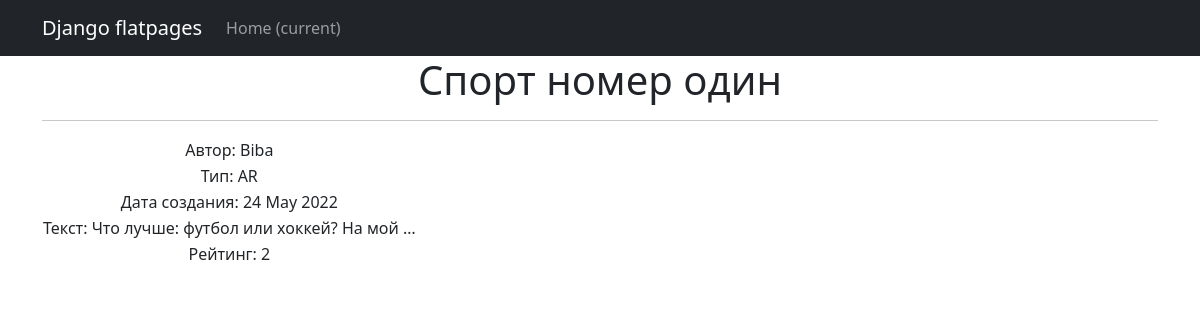
/posts/1, run on the app's committed database.
### news/models.py (models this page shows, shortened)
class Post(models.Model):
    author = models.ForeignKey(Author, on_delete=models.CASCADE)
    ARTICLE = 'AR'
    NEWS = 'NW'
    CATEGORY_CHOISES = (
        (NEWS, 'Новость'),
        (ARTICLE, 'Статья'),
    )
    article_or_news = models.CharField(max_length=2, choices=CATEGORY_CHOISES, default=ARTICLE)
    time_in = models.DateTimeField(auto_now_add=True)
    post_category = models.ManyToManyField(Category, through='PostCategory')
    title = models.CharField(max_length=64)
    text = models.TextField()
    rating = models.IntegerField(default=0)

class Author(models.Model):
    user = models.OneToOneField(User, on_delete=models.CASCADE)
    rating_user = models.IntegerField(default=0)

### news/views.py (the view)
# urls.py: path('<int:pk>', PostDetail.as_view(), name='post_detail'),
class PostDetail(DetailView):
    model = Post
    template_name = 'post.html'
    context_object_name = 'post'

### news/templatetags/custom_filters.py (called while the page is built)
@register.filter()
def censor(text):
   censored_words = ['редиска', 'плохиш']
   low = text.lower()
   for i in censored_words:
         if i.find(low):
            low = text.replace(i[1:], "*" * (len(i) - 1))
            text = low
   return f'{low}'

### templates/post.html (shortened to what this page needs)
{% extends 'flatpages/default.html' %}
{% load custom_filters %}
{% block content %}
    <h1>{{ post.title|censor }}</h1>
    <hr>
        <table>
            <tr>
                <td>Автор: {{ post.author.user.username }}</td>
            </tr>
            <tr>
                <td>Тип: {{ post.article_or_news }}</td>
            </tr>
            <tr>
                <td>Дата создания: {{ post.time_in|date:'d M Y' }}</td>
            </tr>
            <tr>
                <td>Текст: {{ post.text|truncatewords:7|censor }}</td>
            </tr>
            <tr>
                <td>Рейтинг: {{ post.rating }}</td></tr>
        </table>
{% endblock content %}

### data on the page
Post: title|censor "Спорт номер один", author.user.username "Biba", article_or_news "AR", time_in "24 May 2022", text|censor "Что лучше: футбол или хоккей? На мой …", rating "2"
